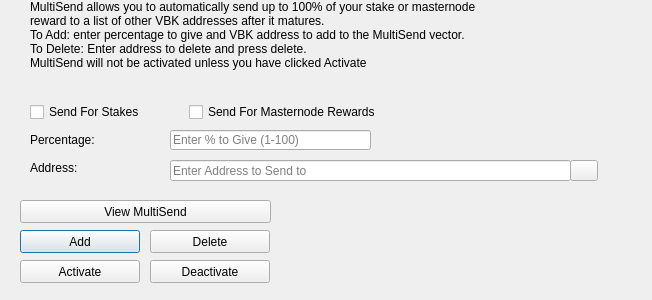
<?xml version="1.0" encoding="UTF-8"?>
<ui version="4.0">
 <class>MultiSendDialog</class>
 <widget class="QDialog" name="MultiSendDialog">
  <property name="windowModality">
   <enum>Qt::NonModal</enum>
  </property>
  <property name="geometry">
   <rect>
    <x>0</x>
    <y>0</y>
    <width>652</width>
    <height>300</height>
   </rect>
  </property>
  <property name="windowTitle">
   <string>MultiSend</string>
  </property>
  <widget class="QLineEdit" name="multiSendPercentEdit">
   <property name="geometry">
    <rect>
     <x>170</x>
     <y>130</y>
     <width>201</width>
     <height>20</height>
    </rect>
   </property>
   <property name="toolTip">
    <string>Enter whole numbers 1 - 100</string>
   </property>
   <property name="placeholderText">
    <string>Enter % to Give (1-100)</string>
   </property>
  </widget>
  <widget class="QLineEdit" name="multiSendAddressEdit">
   <property name="geometry">
    <rect>
     <x>170</x>
     <y>160</y>
     <width>401</width>
     <height>21</height>
    </rect>
   </property>
   <property name="toolTip">
    <string/>
   </property>
   <property name="placeholderText">
    <string>Enter Address to Send to</string>
   </property>
  </widget>
  <widget class="QLabel" name="label_2">
   <property name="geometry">
    <rect>
     <x>30</x>
     <y>0</y>
     <width>451</width>
     <height>121</height>
    </rect>
   </property>
   <property name="lineWidth">
    <number>1</number>
   </property>
   <property name="text">
    <string>MultiSend allows you to automatically send up to 100% of your stake or masternode reward to a list of other VBK addresses after it matures.
To Add: enter percentage to give and VBK address to add to the MultiSend vector.
To Delete: Enter address to delete and press delete.
MultiSend will not be activated unless you have clicked Activate</string>
   </property>
   <property name="alignment">
    <set>Qt::AlignLeading|Qt::AlignLeft|Qt::AlignTop</set>
   </property>
   <property name="wordWrap">
    <bool>true</bool>
   </property>
  </widget>
  <widget class="QLabel" name="message">
   <property name="geometry">
    <rect>
     <x>290</x>
     <y>200</y>
     <width>351</width>
     <height>91</height>
    </rect>
   </property>
   <property name="text">
    <string/>
   </property>
  </widget>
  <widget class="QPushButton" name="addButton">
   <property name="geometry">
    <rect>
     <x>20</x>
     <y>230</y>
     <width>120</width>
     <height>23</height>
    </rect>
   </property>
   <property name="toolTip">
    <string/>
   </property>
   <property name="statusTip">
    <string>Add to MultiSend Vector</string>
   </property>
   <property name="text">
    <string>Add</string>
   </property>
  </widget>
  <widget class="QPushButton" name="disableButton">
   <property name="geometry">
    <rect>
     <x>150</x>
     <y>260</y>
     <width>120</width>
     <height>23</height>
    </rect>
   </property>
   <property name="statusTip">
    <string>Deactivate MultiSend</string>
   </property>
   <property name="text">
    <string>Deactivate</string>
   </property>
  </widget>
  <widget class="QPushButton" name="addressBookButton">
   <property name="geometry">
    <rect>
     <x>570</x>
     <y>160</y>
     <width>28</width>
     <height>21</height>
    </rect>
   </property>
   <property name="toolTip">
    <string>Choose an address from the address book</string>
   </property>
   <property name="text">
    <string/>
   </property>
   <property name="icon">
    <iconset resource="../VBK.qrc">
     <normaloff>:/icons/address-book</normaloff>:/icons/address-book</iconset>
   </property>
   <property name="shortcut">
    <string>Alt+A</string>
   </property>
   <property name="autoDefault">
    <bool>false</bool>
   </property>
  </widget>
  <widget class="QLabel" name="label">
   <property name="geometry">
    <rect>
     <x>30</x>
     <y>130</y>
     <width>121</width>
     <height>20</height>
    </rect>
   </property>
   <property name="toolTip">
    <string>Percentage of stake to send</string>
   </property>
   <property name="text">
    <string>Percentage:</string>
   </property>
  </widget>
  <widget class="QLabel" name="label_5">
   <property name="geometry">
    <rect>
     <x>30</x>
     <y>160</y>
     <width>111</width>
     <height>16</height>
    </rect>
   </property>
   <property name="toolTip">
    <string>Address to send portion of stake to</string>
   </property>
   <property name="text">
    <string>Address:</string>
   </property>
  </widget>
  <widget class="QPushButton" name="deleteButton">
   <property name="geometry">
    <rect>
     <x>150</x>
     <y>230</y>
     <width>120</width>
     <height>23</height>
    </rect>
   </property>
   <property name="toolTip">
    <string/>
   </property>
   <property name="statusTip">
    <string>Delete Address From MultiSend Vector</string>
   </property>
   <property name="text">
    <string>Delete</string>
   </property>
  </widget>
  <widget class="QPushButton" name="activateButton">
   <property name="geometry">
    <rect>
     <x>20</x>
     <y>260</y>
     <width>120</width>
     <height>23</height>
    </rect>
   </property>
   <property name="statusTip">
    <string>Activate MultiSend</string>
   </property>
   <property name="text">
    <string>Activate</string>
   </property>
  </widget>
  <widget class="QPushButton" name="viewButton">
   <property name="geometry">
    <rect>
     <x>20</x>
     <y>200</y>
     <width>251</width>
     <height>23</height>
    </rect>
   </property>
   <property name="toolTip">
    <string/>
   </property>
   <property name="statusTip">
    <string>View MultiSend Vector</string>
   </property>
   <property name="text">
    <string>View MultiSend</string>
   </property>
  </widget>
  <widget class="QWidget" name="horizontalLayoutWidget">
   <property name="geometry">
    <rect>
     <x>30</x>
     <y>100</y>
     <width>351</width>
     <height>24</height>
    </rect>
   </property>
   <layout class="QHBoxLayout" name="horizontalLayout">
    <item>
     <widget class="QCheckBox" name="multiSendStakeCheckBox">
      <property name="text">
       <string>Send For Stakes</string>
      </property>
     </widget>
    </item>
    <item>
     <widget class="QCheckBox" name="multiSendMasternodeCheckBox">
      <property name="text">
       <string>Send For Masternode Rewards</string>
      </property>
     </widget>
    </item>
   </layout>
  </widget>
 </widget>
 <resources>
  <include location="../VBK.qrc"/>
 </resources>
 <connections/>
</ui>
